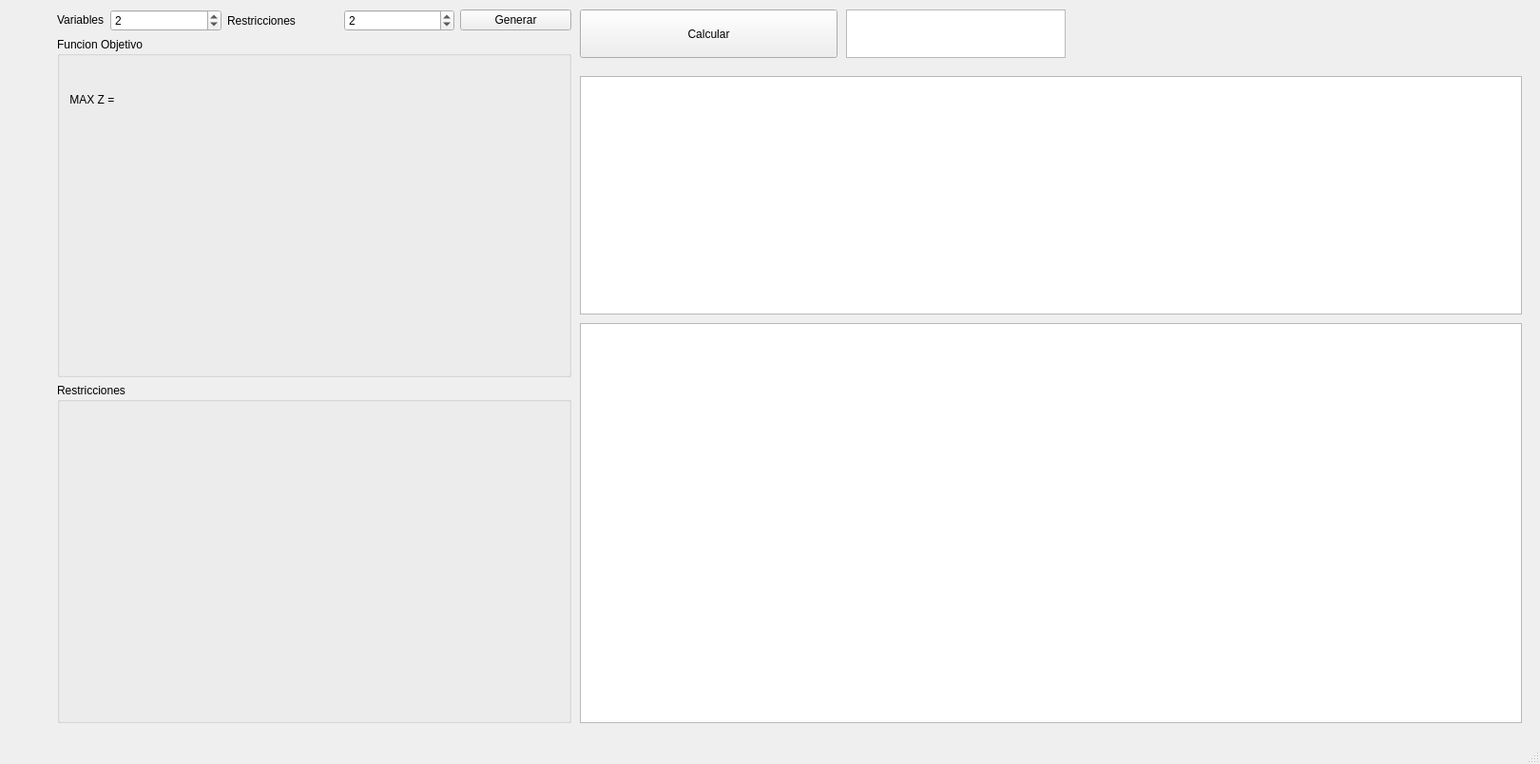
<?xml version="1.0" encoding="UTF-8"?>
<ui version="4.0">
 <class>MainWindow</class>
 <widget class="QMainWindow" name="MainWindow">
  <property name="geometry">
   <rect>
    <x>0</x>
    <y>0</y>
    <width>1620</width>
    <height>804</height>
   </rect>
  </property>
  <property name="windowTitle">
   <string>MainWindow</string>
  </property>
  <property name="autoFillBackground">
   <bool>false</bool>
  </property>
  <widget class="QWidget" name="centralwidget">
   <widget class="QWidget" name="verticalLayoutWidget">
    <property name="geometry">
     <rect>
      <x>60</x>
      <y>10</y>
      <width>541</width>
      <height>751</height>
     </rect>
    </property>
    <layout class="QVBoxLayout" name="verticalLayout_2" stretch="0,1,1">
     <item>
      <layout class="QHBoxLayout" name="horizontalLayout">
       <property name="sizeConstraint">
        <enum>QLayout::SizeConstraint::SetNoConstraint</enum>
       </property>
       <item>
        <widget class="QLabel" name="lblVar">
         <property name="enabled">
          <bool>true</bool>
         </property>
         <property name="sizePolicy">
          <sizepolicy hsizetype="Fixed" vsizetype="Fixed">
           <horstretch>0</horstretch>
           <verstretch>0</verstretch>
          </sizepolicy>
         </property>
         <property name="minimumSize">
          <size>
           <width>10</width>
           <height>0</height>
          </size>
         </property>
         <property name="text">
          <string>Variables</string>
         </property>
        </widget>
       </item>
       <item>
        <widget class="QSpinBox" name="spinVariables">
         <property name="minimum">
          <number>1</number>
         </property>
         <property name="maximum">
          <number>10</number>
         </property>
         <property name="value">
          <number>2</number>
         </property>
        </widget>
       </item>
       <item>
        <widget class="QLabel" name="lblRes">
         <property name="text">
          <string>Restricciones</string>
         </property>
        </widget>
       </item>
       <item>
        <widget class="QSpinBox" name="spinRestricciones">
         <property name="minimum">
          <number>1</number>
         </property>
         <property name="maximum">
          <number>10</number>
         </property>
         <property name="value">
          <number>2</number>
         </property>
        </widget>
       </item>
       <item>
        <widget class="QPushButton" name="btnGenerar">
         <property name="text">
          <string>Generar</string>
         </property>
        </widget>
       </item>
      </layout>
     </item>
     <item>
      <widget class="QGroupBox" name="gbObjetivo">
       <property name="title">
        <string>Funcion Objetivo</string>
       </property>
       <widget class="QWidget" name="horizontalLayoutWidget_2">
        <property name="geometry">
         <rect>
          <x>10</x>
          <y>40</y>
          <width>61</width>
          <height>51</height>
         </rect>
        </property>
        <layout class="QHBoxLayout" name="horizontalLayout_2">
         <item>
          <widget class="QLabel" name="label_3">
           <property name="sizePolicy">
            <sizepolicy hsizetype="Preferred" vsizetype="Preferred">
             <horstretch>0</horstretch>
             <verstretch>0</verstretch>
            </sizepolicy>
           </property>
           <property name="text">
            <string> MAX Z =</string>
           </property>
          </widget>
         </item>
        </layout>
       </widget>
       <widget class="QWidget" name="widget" native="true">
        <property name="geometry">
         <rect>
          <x>80</x>
          <y>30</y>
          <width>451</width>
          <height>271</height>
         </rect>
        </property>
        <widget class="QWidget" name="gridLayoutWidget">
         <property name="geometry">
          <rect>
           <x>9</x>
           <y>9</y>
           <width>431</width>
           <height>251</height>
          </rect>
         </property>
         <layout class="QGridLayout" name="layoutObjetivo"/>
        </widget>
       </widget>
      </widget>
     </item>
     <item>
      <widget class="QGroupBox" name="groupBox">
       <property name="title">
        <string>Restricciones</string>
       </property>
       <widget class="QWidget" name="verticalLayoutWidget_2">
        <property name="geometry">
         <rect>
          <x>10</x>
          <y>20</y>
          <width>602</width>
          <height>181</height>
         </rect>
        </property>
        <layout class="QVBoxLayout" name="verticalLayout_3">
         <item>
          <widget class="QWidget" name="widgetRestricciones" native="true">
           <property name="sizePolicy">
            <sizepolicy hsizetype="Fixed" vsizetype="Preferred">
             <horstretch>0</horstretch>
             <verstretch>0</verstretch>
            </sizepolicy>
           </property>
           <property name="minimumSize">
            <size>
             <width>520</width>
             <height>0</height>
            </size>
           </property>
           <widget class="QWidget" name="gridLayoutWidget_2">
            <property name="geometry">
             <rect>
              <x>0</x>
              <y>0</y>
              <width>511</width>
              <height>181</height>
             </rect>
            </property>
            <layout class="QGridLayout" name="layoutRestricciones"/>
           </widget>
          </widget>
         </item>
        </layout>
       </widget>
      </widget>
     </item>
    </layout>
   </widget>
   <widget class="QPushButton" name="btnCalcular">
    <property name="geometry">
     <rect>
      <x>610</x>
      <y>10</y>
      <width>271</width>
      <height>51</height>
     </rect>
    </property>
    <property name="text">
     <string>Calcular</string>
    </property>
   </widget>
   <widget class="QTextEdit" name="textEdit">
    <property name="geometry">
     <rect>
      <x>890</x>
      <y>10</y>
      <width>231</width>
      <height>51</height>
     </rect>
    </property>
   </widget>
   <widget class="QTableWidget" name="tablaSimplex">
    <property name="geometry">
     <rect>
      <x>610</x>
      <y>80</y>
      <width>991</width>
      <height>251</height>
     </rect>
    </property>
   </widget>
   <widget class="QGraphicsView" name="graphicsView">
    <property name="geometry">
     <rect>
      <x>610</x>
      <y>340</y>
      <width>991</width>
      <height>421</height>
     </rect>
    </property>
   </widget>
  </widget>
  <widget class="QMenuBar" name="menubar">
   <property name="geometry">
    <rect>
     <x>0</x>
     <y>0</y>
     <width>1620</width>
     <height>21</height>
    </rect>
   </property>
  </widget>
  <widget class="QStatusBar" name="statusbar"/>
 </widget>
 <resources/>
 <connections/>
</ui>
